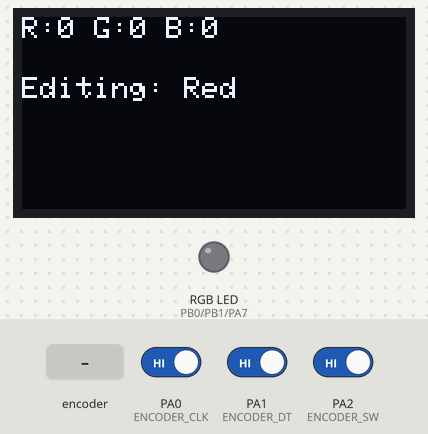
The sketch below on a simulated STM32 Blue Pill. Parts: 128×64 one-colour display, an RGB LED mixed from three pins (HIGH = lit). The test bench sets the inputs (shaded band); at power-on: PA2 (ENCODER_SW) HIGH, PA0 (ENCODER_CLK) HIGH, PA1 (ENCODER_DT) HIGH. Dim RGB values are drawn brighter than linear.

Above: at 1.2 s.
1.3 s: rotary encoder on PA0 (ENCODER_CLK) / PA1 (ENCODER_DT) turned 1 step (first pin leading)
At 2.6 s:
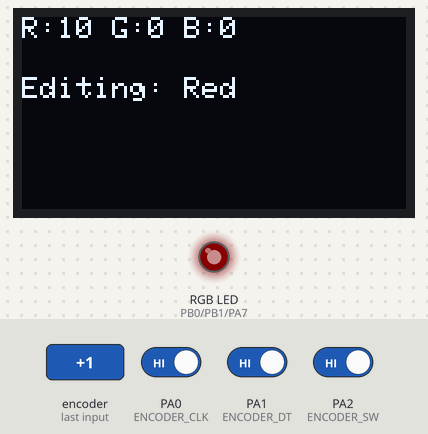
3.0 s: PA2 (ENCODER_SW) driven LOW
At 3.33 s:
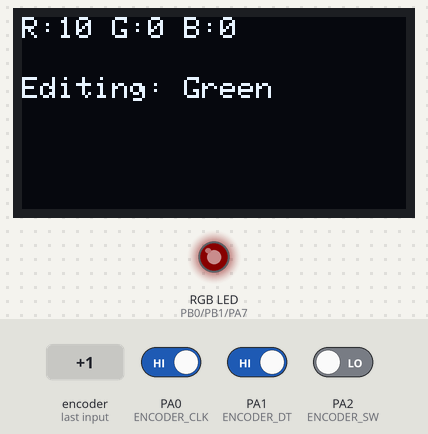
5.4 s: PA2 (ENCODER_SW) driven HIGH
6.9 s: rotary encoder on PA0 (ENCODER_CLK) / PA1 (ENCODER_DT) turned 1 step (first pin leading)
At 8.2 s:
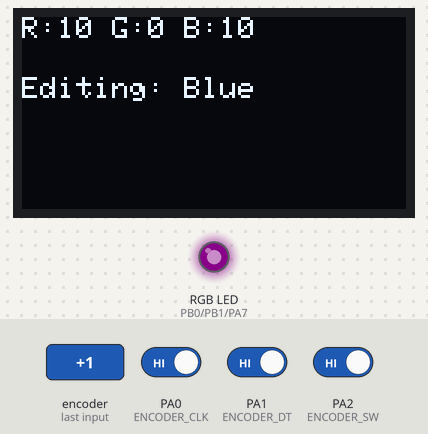
8.6 s: PA2 (ENCODER_SW) driven LOW
At 8.93 s:
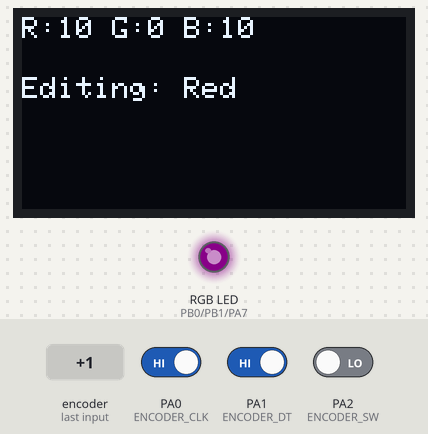
Timing chart, 0 to 11.6 s (numbered marks = the images above; inputs shaded):
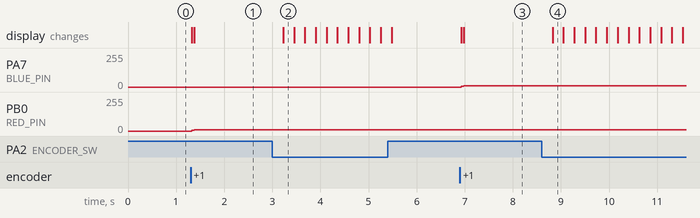

The sketch:

RGB_Rotary_Encoder_1.ino
```cpp
#include <Wire.h>
#include <Adafruit_GFX.h>
#include <Adafruit_SSD1306.h>
#include <Arduino.h>

#define SCREEN_WIDTH 128
#define SCREEN_HEIGHT 64
Adafruit_SSD1306 display(SCREEN_WIDTH, SCREEN_HEIGHT, &Wire, -1);

#define ENCODER_CLK PA0
#define ENCODER_DT PA1
#define ENCODER_SW PA2

#define RED_PIN PB0
#define GREEN_PIN PB1
#define BLUE_PIN PA7

int colorValues[3] = {0, 0, 0};
int currentColor = 0;
int lastStateCLK;

void setup() {
    pinMode(ENCODER_CLK, INPUT);
    pinMode(ENCODER_DT, INPUT);
    pinMode(ENCODER_SW, INPUT_PULLUP);
    pinMode(RED_PIN, OUTPUT);
    pinMode(GREEN_PIN, OUTPUT);
    pinMode(BLUE_PIN, OUTPUT);

    Wire.setSDA(PB7);
    Wire.setSCL(PB6);
    Wire.begin();

    if (!display.begin(SSD1306_SWITCHCAPVCC, 0x3C)) {
        for (;;);
    }
    display.clearDisplay();
    display.setTextSize(1);
    display.setTextColor(WHITE);

    lastStateCLK = digitalRead(ENCODER_CLK);
    updateDisplay();
}

void loop() {
    int currentStateCLK = digitalRead(ENCODER_CLK);
    if (currentStateCLK != lastStateCLK) {
        if (digitalRead(ENCODER_DT) != currentStateCLK) {
            colorValues[currentColor] = min(255, colorValues[currentColor] + 5);
        } else {
            colorValues[currentColor] = max(0, colorValues[currentColor] - 5);
        }
        updateDisplay();
        updateLED();
    }
    lastStateCLK = currentStateCLK;

    if (digitalRead(ENCODER_SW) == LOW) {
        delay(200);
        currentColor = (currentColor + 1) % 3;
        updateDisplay();
    }
}

void updateDisplay() {
    display.clearDisplay();
    display.setCursor(0, 0);
    display.print("R:"); display.print(colorValues[0]);
    display.print(" G:"); display.print(colorValues[1]);
    display.print(" B:"); display.print(colorValues[2]);

    display.setCursor(0, 20);
    display.print("Editing: ");
    if (currentColor == 0) display.print("Red");
    else if (currentColor == 1) display.print("Green");
    else display.print("Blue");

    display.display();
}

void updateLED() {
    analogWrite(RED_PIN, colorValues[0]);
    analogWrite(GREEN_PIN, colorValues[1]);
    analogWrite(BLUE_PIN, colorValues[2]);
}
```

Measured:
- after the input at 1.3 s, PB0 (RED_PIN): 0/255 → 10/255 at once; the display: first differs from a run without the input at once (image 1 shows a later state)
- after the input at 3.0 s, the display: changes after 0.23 s (image 2)
- after the input at 6.9 s, PA7 (BLUE_PIN): 0/255 → 10/255 at once; the display: first changes at once (image 3 shows a later state)
- after the input at 8.6 s, the display: changes after 0.23 s (image 4)
